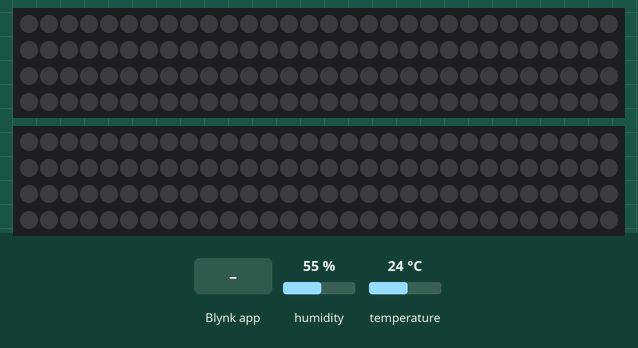
Recording of a sketch running on a simulated ESP8266 (NodeMCU). Shown: 2 × 120 RGB LEDs in strip order, left to right, continuing on the next row. The inputs (shaded band) are chosen by the test bench; at power-on: humidity 55 %, temperature 24 °C. Dim RGB values are drawn brighter than linear; WiFi joins after 1.5 s; servers stay silent unless stated; what the sketch prints to the serial monitor is not drawn.

Above: at 3.0 s.
3.1 s: Blynk app writes 1 to V9
At 3.4 s:
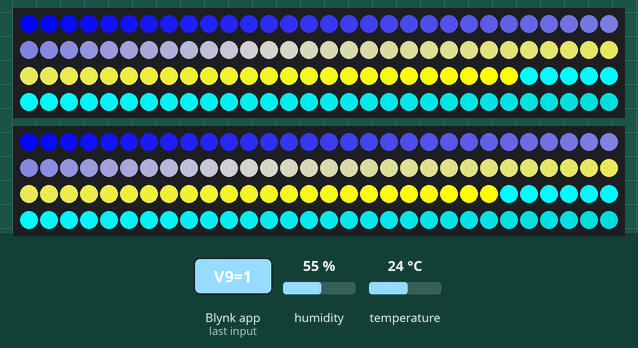
5.2 s: Blynk app writes 1 to V10
At 5.64 s:
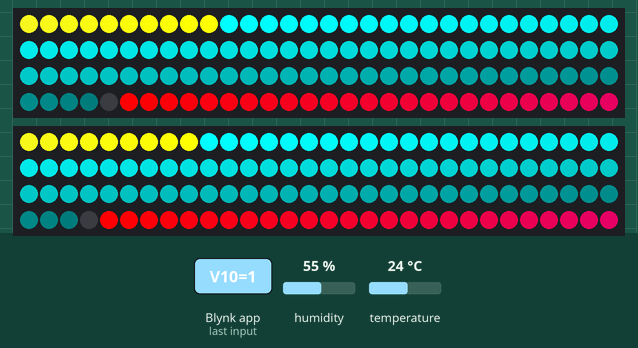
8.2 s: Blynk app writes 1 to V8
At 8.4 s:
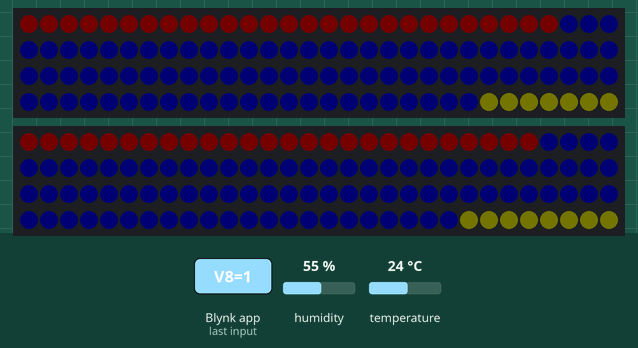
10.9 s: Blynk app writes 200 to V8
At 11.16 s:
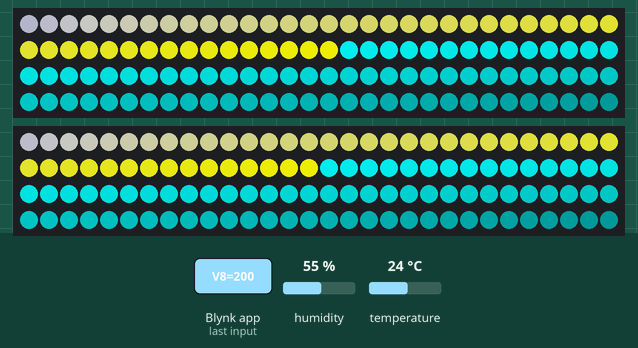
14.9 s: Blynk app writes 200 to V10
At 14.99 s:
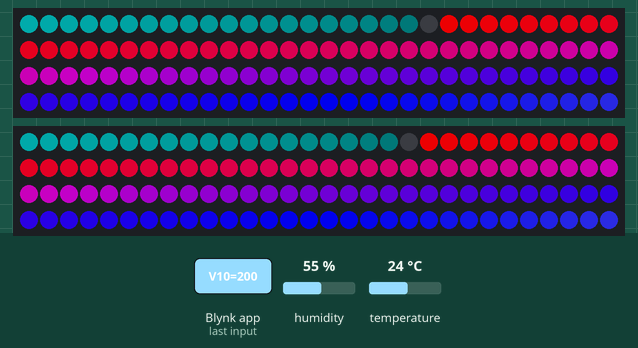
20.0 s: Blynk app writes 1 to V1
At 20.23 s:
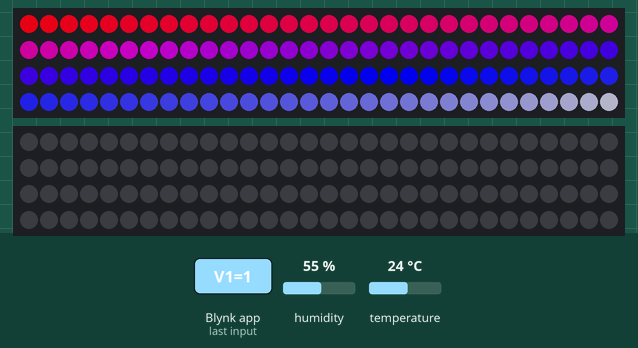

The sketch:

esp8266_led_dht.ino
```cpp
#define BLYNK_PRINT Serial

#define BLYNK_TEMPLATE_ID "TMPL2tR6ZJyMn"
#define BLYNK_TEMPLATE_NAME "temperature and humidity"

#include <BlynkSimpleEsp8266.h>
#include <Adafruit_NeoPixel.h>
#include <DHT.h>
#include <ESP8266WiFi.h>
#include <ESP8266mDNS.h>
#include <WiFiUdp.h>
#include <ArduinoOTA.h>
#include "ota.h"

char auth[] = "MLJlzsR0BLrYFJOeN32NrIZoWkiiwGd9";
char ssid[] = "Tip-jar";
char pass[] = "PASSWORD1234LOL";


#define DHTPIN 2  // What digital pin we're connected to
#define led A0    // LED connected to GPIO pin D4 (physical pin 2 on NodeMCU)

#define DHTTYPE DHT11  // Uncomment whatever type you're using: DHT11, DHT22, or DHT21
// #define DHTTYPE DHT22
// #define DHTTYPE DHT21

DHT dht(DHTPIN, DHTTYPE);
BlynkTimer timer;

Adafruit_NeoPixel strip1(120, D5, NEO_GRB + NEO_KHZ800);   // Strip with 8 LEDs
Adafruit_NeoPixel strip2(120, D6, NEO_GRB + NEO_KHZ800);  // Strip with 151 LEDs

WidgetTerminal terminal(V3);  // Terminal widget on V3
WidgetLED alarmLed(V4);       // LED widget for the alarm on V4

int brightness = 255;                // Initial brightness value
bool discoMode = false;              // Flag for disco mode
int discoSpeed = 50;                 // Initial disco speed value
unsigned long discoModeTimeout = 0;  // Timeout for disco mode activation

void setup() {
  Serial.begin(115200);
  OTAinit();

  Blynk.begin(auth, ssid, pass);

  dht.begin();
  timer.setInterval(1000L, sendSensor);

  strip1.begin();
  strip1.show();  // Initialize all pixels to 'off'

  strip2.begin();
  strip2.show();  // Initialize all pixels to 'off'

  Blynk.virtualWrite(V8, brightness);  // Set initial brightness on the app
  Blynk.virtualWrite(V8, brightness);  // Sync initial brightness with the board

  Blynk.virtualWrite(V9, discoMode);  // Set initial disco mode on the app
  Blynk.virtualWrite(V9, discoMode);  // Sync initial disco mode with the board

  Blynk.virtualWrite(V10, discoSpeed);  // Set initial disco speed on the app
  Blynk.virtualWrite(V10, discoSpeed);  // Sync initial disco speed with the board
}

void loop() {
  ArduinoOTA.handle();

  Blynk.run();
  timer.run();

  if (discoMode ) {
    discoEffect(strip1, discoSpeed);
    discoEffect(strip2, discoSpeed);
  }
}

BLYNK_WRITE(V0)  // RGB widget for strip1 on V0
{
  int r = param[0].asInt();
  int g = param[1].asInt();
  int b = param[2].asInt();

  setColor(strip1, r, g, b);
  terminal.println("Strip 1 Color:");
  terminal.print("  R: ");
  terminal.println(r);
  terminal.print("  G: ");
  terminal.println(g);
  terminal.print("  B: ");
  terminal.println(b);
  terminal.flush();
}

BLYNK_WRITE(V1)  // RGB widget for strip2 on V1
{
  int r = param[0].asInt();
  int g = param[1].asInt();
  int b = param[2].asInt();

  setColor(strip2, r, g, b);
  terminal.println("Strip 2 Color:");
  terminal.print("  R: ");
  terminal.println(r);
  terminal.print("  G: ");
  terminal.println(g);
  terminal.print("  B: ");
  terminal.println(b);
  terminal.flush();
}

BLYNK_WRITE(V8)  // Slider widget on V8
{
  brightness = param.asInt();
  setBrightness(strip1, brightness);
  setBrightness(strip2, brightness);
  terminal.print("Brightness: ");
  terminal.println(brightness);
  terminal.flush();
}

BLYNK_WRITE(V9)  // Switch widget on V9
{
  discoMode = param.asInt();
  if (!discoMode)
    discoModeTimeout = 0;  // Reset the timeout when disco mode is turned off
  terminal.print("Disco Mode: ");
  terminal.println(discoMode ? "ON" : "OFF");
  terminal.flush();
}

BLYNK_WRITE(V10)  // Slider widget on V10
{
  discoSpeed = 255 - param.asInt();  // Swap the speed values
  terminal.print("Disco Speed: ");
  terminal.println(discoSpeed);
  terminal.flush();
}

BLYNK_WRITE(V2)  // Button widget on V2
{
  if (param.asInt() == 1) {
    discoModeTimeout = millis();        // Set the current time as the start time of disco mode
    discoMode = true;                   // Activate disco mode
    Blynk.virtualWrite(V9, discoMode);  // Sync disco mode with the app
    Blynk.virtualWrite(V4, LOW);        // Turn off the LED widget
    digitalWrite(led, LOW);             // Turn off the LED
    terminal.println("Disco mode activated for 60 seconds!");
    terminal.flush();
  } else if (param.asInt() == 0) {
    discoMode = false;
    Blynk.virtualWrite(V9, discoMode);  // Sync disco mode with the app

    terminal.println("Disco mode OFF");
    terminal.flush();
  }
}

void setColor(Adafruit_NeoPixel& strip, uint8_t r, uint8_t g, uint8_t b) {
  for (int i = 0; i < strip.numPixels(); i++) {
    strip.setPixelColor(i, r, g, b);
  }
  strip.show();
}

void setBrightness(Adafruit_NeoPixel& strip, uint8_t brightness) {
  strip.setBrightness(brightness);
  strip.show();
}

void discoEffect(Adafruit_NeoPixel& strip, int speed) {
  static uint32_t prevTime = 0;
  static uint8_t colorIndex = 0;

  if (millis() - prevTime >= (255 - speed)) {
    prevTime = millis();
    colorIndex = (colorIndex + 1) % 256;

    for (int i = 0; i < strip.numPixels(); i++) {
      strip.setPixelColor(i, Wheel(strip, (i + colorIndex) & 255));
    }
  }
  strip.show();
}

uint32_t Wheel(Adafruit_NeoPixel& strip, byte WheelPos) {
  WheelPos = 255 - WheelPos;
  if (WheelPos < 85) {
    return strip.Color(WheelPos * 3, 0, 255 - WheelPos * 3);
  }
  if (WheelPos < 170) {
    WheelPos -= 85;
    return strip.Color(0, WheelPos * 3, WheelPos * 3);
  }
  WheelPos -= 170;
  return strip.Color(255 - WheelPos * 3, 255 - WheelPos * 3, WheelPos * 3);
}

void sendSensor() {
  float h = dht.readHumidity();
  float t = dht.readTemperature();

  if (isnan(h) || isnan(t)) {
    terminal.println("Failed to read from DHT sensor!");
    terminal.flush();
    return;
  }

  Blynk.virtualWrite(V5, h);
  Blynk.virtualWrite(V6, t);

  terminal.print("Temperature: ");
  terminal.print(t);
  terminal.println(" °C");
  terminal.print("Humidity: ");
  terminal.print(h);
  terminal.println(" %");
  terminal.flush();

  if (t >= 25) {
    digitalWrite(led, HIGH);
    Blynk.virtualWrite(V4, HIGH);
  } else {
    digitalWrite(led, LOW);
    Blynk.virtualWrite(V4, LOW);
  }
}
```

ota.h
```cpp
#ifndef OTA_H
#define OTA_H


const char* ssid_ota = "Tip-jar";
const char* password_ota = "PASSWORD1234LOL";

void OTAinit() {
  Serial.println("Booting");
  WiFi.mode(WIFI_STA);
  WiFi.begin(ssid_ota, password_ota);
  while (WiFi.waitForConnectResult() != WL_CONNECTED) {
    Serial.println("Connection Failed! Rebooting...");
    delay(5000);
    ESP.restart();
  }

  // Port defaults to 8266
  // ArduinoOTA.setPort(8266);

  // Hostname defaults to esp8266-[ChipID]
   ArduinoOTA.setHostname("Wifi Leds");

  // No authentication by default
  // ArduinoOTA.setPassword("admin");

  // Password can be set with it's md5 value as well
  // MD5(admin) = 21232f297a57a5a743894a0e4a801fc3
  // ArduinoOTA.setPasswordHash("21232f297a57a5a743894a0e4a801fc3");

  ArduinoOTA.onStart([]() {
    String type;
    if (ArduinoOTA.getCommand() == U_FLASH) {
      type = "sketch";
    } else {  // U_FS
      type = "filesystem";
    }

    // NOTE: if updating FS this would be the place to unmount FS using FS.end()
    Serial.println("Start updating " + type);
  });
  ArduinoOTA.onEnd([]() {
    Serial.println("\nEnd");
  });
  ArduinoOTA.onProgress([](unsigned int progress, unsigned int total) {
    Serial.printf("Progress: %u%%\r", (progress / (total / 100)));
  });
  ArduinoOTA.onError([](ota_error_t error) {
    Serial.printf("Error[%u]: ", error);
    if (error == OTA_AUTH_ERROR) {
      Serial.println("Auth Failed");
    } else if (error == OTA_BEGIN_ERROR) {
      Serial.println("Begin Failed");
    } else if (error == OTA_CONNECT_ERROR) {
      Serial.println("Connect Failed");
    } else if (error == OTA_RECEIVE_ERROR) {
      Serial.println("Receive Failed");
    } else if (error == OTA_END_ERROR) {
      Serial.println("End Failed");
    }
  });
  ArduinoOTA.begin();
  Serial.println("Ready");
  Serial.print("IP address: ");
  Serial.println(WiFi.localIP());
}

#endif
```

Measured:
- after the input at 3.1 s, the LEDs: first change at once (image 1 shows a later state)
- after the input at 5.2 s, the LEDs: change after 0.30 s (image 2)
- after the input at 8.2 s, the LEDs: change after 0.05 s (image 3)
- after the input at 10.9 s, the LEDs: change after 0.11 s (image 4)
- after the input at 20.0 s, the LEDs: first change at once (image 6 shows a later state)
